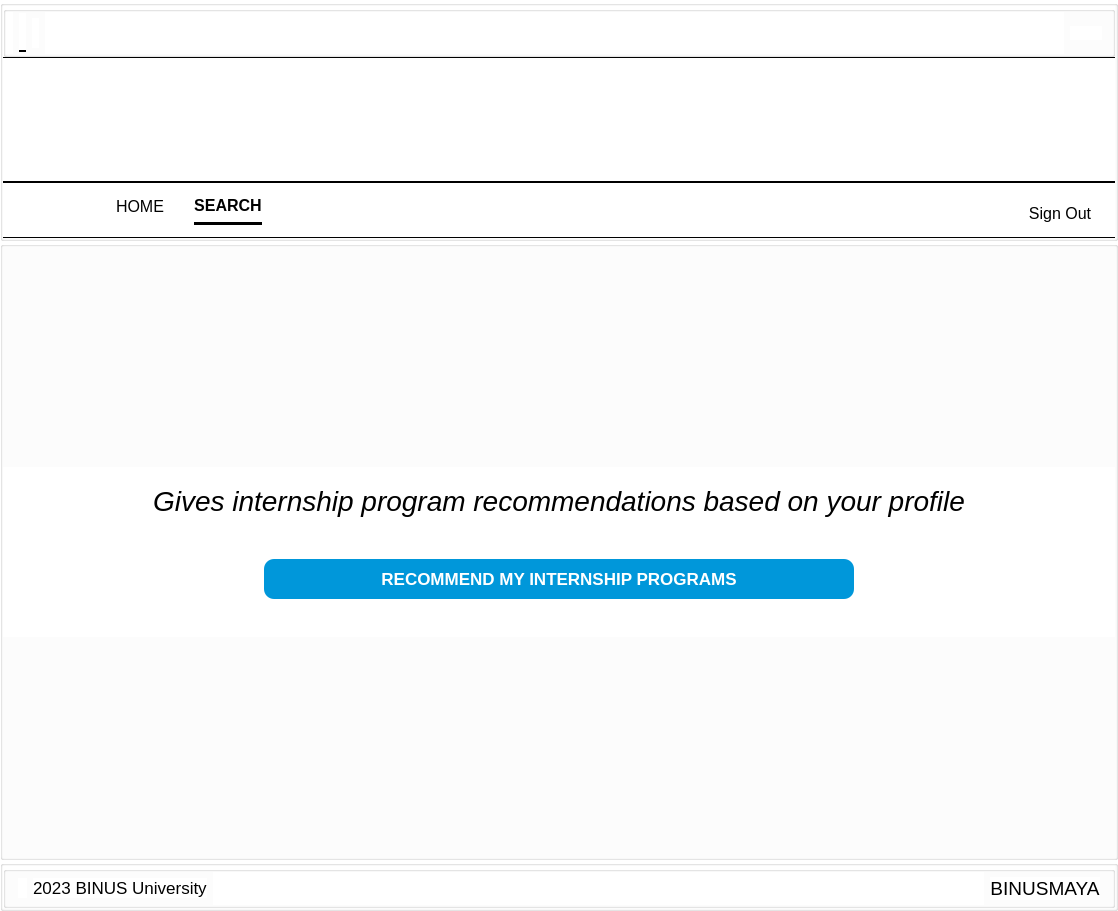
<?xml version="1.0" encoding="UTF-8"?>
<ui version="4.0">
 <class>MainWindow</class>
 <widget class="QMainWindow" name="MainWindow">
  <property name="geometry">
   <rect>
    <x>0</x>
    <y>0</y>
    <width>1118</width>
    <height>911</height>
   </rect>
  </property>
  <property name="sizePolicy">
   <sizepolicy hsizetype="Expanding" vsizetype="Expanding">
    <horstretch>0</horstretch>
    <verstretch>0</verstretch>
   </sizepolicy>
  </property>
  <property name="windowTitle">
   <string>MainWindow</string>
  </property>
  <widget class="QWidget" name="centralwidget">
   <property name="sizePolicy">
    <sizepolicy hsizetype="Expanding" vsizetype="Expanding">
     <horstretch>0</horstretch>
     <verstretch>0</verstretch>
    </sizepolicy>
   </property>
   <layout class="QVBoxLayout" name="verticalLayout">
    <property name="spacing">
     <number>0</number>
    </property>
    <property name="sizeConstraint">
     <enum>QLayout::SetDefaultConstraint</enum>
    </property>
    <property name="leftMargin">
     <number>0</number>
    </property>
    <property name="topMargin">
     <number>0</number>
    </property>
    <property name="rightMargin">
     <number>0</number>
    </property>
    <property name="bottomMargin">
     <number>0</number>
    </property>
    <item>
     <widget class="QGroupBox" name="header">
      <property name="sizePolicy">
       <sizepolicy hsizetype="Expanding" vsizetype="Preferred">
        <horstretch>0</horstretch>
        <verstretch>0</verstretch>
       </sizepolicy>
      </property>
      <property name="maximumSize">
       <size>
        <width>16777215</width>
        <height>241</height>
       </size>
      </property>
      <property name="styleSheet">
       <string notr="true">background-color:white;</string>
      </property>
      <property name="title">
       <string/>
      </property>
      <layout class="QVBoxLayout" name="verticalLayout_3">
       <property name="spacing">
        <number>0</number>
       </property>
       <property name="leftMargin">
        <number>0</number>
       </property>
       <property name="topMargin">
        <number>0</number>
       </property>
       <property name="rightMargin">
        <number>0</number>
       </property>
       <property name="bottomMargin">
        <number>0</number>
       </property>
       <item>
        <layout class="QVBoxLayout" name="headerVLayout">
         <property name="spacing">
          <number>0</number>
         </property>
         <item>
          <widget class="QGroupBox" name="heder1">
           <property name="sizePolicy">
            <sizepolicy hsizetype="Expanding" vsizetype="Preferred">
             <horstretch>0</horstretch>
             <verstretch>0</verstretch>
            </sizepolicy>
           </property>
           <property name="styleSheet">
            <string notr="true">*{
	background-color:white;
	border-bottom: 2px solid black;
}

#BinusLabel{
border:none;
}

#InternLabel{
border:none;
}

#MoreLabel{
border:none;
}

#Profilepng{
border:none;
}</string>
           </property>
           <property name="title">
            <string/>
           </property>
           <layout class="QHBoxLayout" name="horizontalLayout_4">
            <property name="leftMargin">
             <number>0</number>
            </property>
            <property name="topMargin">
             <number>0</number>
            </property>
            <property name="rightMargin">
             <number>10</number>
            </property>
            <property name="bottomMargin">
             <number>0</number>
            </property>
            <item>
             <layout class="QHBoxLayout" name="heder1HLayout">
              <item>
               <widget class="QLabel" name="MoreLabel">
                <property name="maximumSize">
                 <size>
                  <width>50</width>
                  <height>50</height>
                 </size>
                </property>
                <property name="text">
                 <string/>
                </property>
                <property name="pixmap">
                 <pixmap resource="test.qrc">:/logo/aa.jpg</pixmap>
                </property>
                <property name="scaledContents">
                 <bool>true</bool>
                </property>
                <property name="margin">
                 <number>10</number>
                </property>
               </widget>
              </item>
              <item>
               <widget class="QLabel" name="BinusLogo_2">
                <property name="maximumSize">
                 <size>
                  <width>180</width>
                  <height>39</height>
                 </size>
                </property>
                <property name="baseSize">
                 <size>
                  <width>1</width>
                  <height>0</height>
                 </size>
                </property>
                <property name="text">
                 <string/>
                </property>
                <property name="pixmap">
                 <pixmap resource="test.qrc">:/logo/binuslogo.jpg</pixmap>
                </property>
                <property name="scaledContents">
                 <bool>true</bool>
                </property>
               </widget>
              </item>
              <item>
               <widget class="QLabel" name="InternLabel">
                <property name="maximumSize">
                 <size>
                  <width>300</width>
                  <height>30</height>
                 </size>
                </property>
                <property name="text">
                 <string/>
                </property>
                <property name="pixmap">
                 <pixmap resource="test.qrc">:/logo/intern.jpg</pixmap>
                </property>
                <property name="scaledContents">
                 <bool>true</bool>
                </property>
               </widget>
              </item>
             </layout>
            </item>
            <item>
             <widget class="QGroupBox" name="BlenkH1">
              <property name="sizePolicy">
               <sizepolicy hsizetype="Expanding" vsizetype="Expanding">
                <horstretch>0</horstretch>
                <verstretch>0</verstretch>
               </sizepolicy>
              </property>
              <property name="styleSheet">
               <string notr="true">border: none;</string>
              </property>
              <property name="title">
               <string/>
              </property>
             </widget>
            </item>
            <item>
             <widget class="QPushButton" name="ProfButton">
              <property name="sizePolicy">
               <sizepolicy hsizetype="Fixed" vsizetype="Fixed">
                <horstretch>0</horstretch>
                <verstretch>0</verstretch>
               </sizepolicy>
              </property>
              <property name="styleSheet">
               <string notr="true">border:none;</string>
              </property>
              <property name="text">
               <string/>
              </property>
              <property name="icon">
               <iconset resource="test.qrc">
                <normaloff>:/logo/1A.jpg</normaloff>:/logo/1A.jpg</iconset>
              </property>
              <property name="iconSize">
               <size>
                <width>45</width>
                <height>45</height>
               </size>
              </property>
             </widget>
            </item>
           </layout>
          </widget>
         </item>
         <item>
          <widget class="QGroupBox" name="heder2">
           <property name="sizePolicy">
            <sizepolicy hsizetype="Expanding" vsizetype="Preferred">
             <horstretch>0</horstretch>
             <verstretch>0</verstretch>
            </sizepolicy>
           </property>
           <property name="minimumSize">
            <size>
             <width>0</width>
             <height>125</height>
            </size>
           </property>
           <property name="styleSheet">
            <string notr="true">*{
	border-top: 0.5px solid black;
	border-bottom: 0.5px solid black;
}</string>
           </property>
           <property name="title">
            <string/>
           </property>
           <widget class="QLabel" name="BinusGambar">
            <property name="geometry">
             <rect>
              <x>40</x>
              <y>0</y>
              <width>181</width>
              <height>125</height>
             </rect>
            </property>
            <property name="text">
             <string/>
            </property>
            <property name="pixmap">
             <pixmap resource="test.qrc">:/logo/login2.jpg</pixmap>
            </property>
            <property name="scaledContents">
             <bool>true</bool>
            </property>
           </widget>
          </widget>
         </item>
         <item>
          <widget class="QGroupBox" name="heder3">
           <property name="sizePolicy">
            <sizepolicy hsizetype="Expanding" vsizetype="Preferred">
             <horstretch>100</horstretch>
             <verstretch>0</verstretch>
            </sizepolicy>
           </property>
           <property name="maximumSize">
            <size>
             <width>16777215</width>
             <height>56</height>
            </size>
           </property>
           <property name="styleSheet">
            <string notr="true">*{
	border-top: 0.5px solid black;
	border-bottom: 0.5px solid black;
}</string>
           </property>
           <property name="title">
            <string/>
           </property>
           <property name="alignment">
            <set>Qt::AlignRight|Qt::AlignTrailing|Qt::AlignVCenter</set>
           </property>
           <layout class="QHBoxLayout" name="horizontalLayout_2">
            <item>
             <widget class="QGroupBox" name="isiHeder3">
              <property name="sizePolicy">
               <sizepolicy hsizetype="Minimum" vsizetype="Expanding">
                <horstretch>0</horstretch>
                <verstretch>0</verstretch>
               </sizepolicy>
              </property>
              <property name="styleSheet">
               <string notr="true">border:none;</string>
              </property>
              <layout class="QHBoxLayout" name="horizontalLayout" stretch="0,0,0">
               <property name="sizeConstraint">
                <enum>QLayout::SetMaximumSize</enum>
               </property>
               <property name="leftMargin">
                <number>0</number>
               </property>
               <property name="topMargin">
                <number>0</number>
               </property>
               <property name="rightMargin">
                <number>10</number>
               </property>
               <property name="bottomMargin">
                <number>0</number>
               </property>
               <item>
                <widget class="QGroupBox" name="heder3HLayout">
                 <property name="styleSheet">
                  <string notr="true">border:none;
border-color: white;</string>
                 </property>
                 <property name="title">
                  <string/>
                 </property>
                 <property name="alignment">
                  <set>Qt::AlignCenter</set>
                 </property>
                 <layout class="QHBoxLayout" name="horizontalLayout_3">
                  <property name="spacing">
                   <number>30</number>
                  </property>
                  <property name="leftMargin">
                   <number>100</number>
                  </property>
                  <property name="topMargin">
                   <number>0</number>
                  </property>
                  <property name="rightMargin">
                   <number>0</number>
                  </property>
                  <property name="bottomMargin">
                   <number>0</number>
                  </property>
                  <item>
                   <widget class="QPushButton" name="HomeButton">
                    <property name="sizePolicy">
                     <sizepolicy hsizetype="Fixed" vsizetype="Fixed">
                      <horstretch>0</horstretch>
                      <verstretch>0</verstretch>
                     </sizepolicy>
                    </property>
                    <property name="font">
                     <font>
                      <pointsize>12</pointsize>
                     </font>
                    </property>
                    <property name="styleSheet">
                     <string notr="true">border: none;
padding-bottom:10px;</string>
                    </property>
                    <property name="text">
                     <string>HOME</string>
                    </property>
                   </widget>
                  </item>
                  <item>
                   <widget class="QPushButton" name="SearchButton">
                    <property name="sizePolicy">
                     <sizepolicy hsizetype="Preferred" vsizetype="Preferred">
                      <horstretch>0</horstretch>
                      <verstretch>0</verstretch>
                     </sizepolicy>
                    </property>
                    <property name="font">
                     <font>
                      <pointsize>12</pointsize>
                      <weight>75</weight>
                      <bold>true</bold>
                      <underline>false</underline>
                     </font>
                    </property>
                    <property name="styleSheet">
                     <string notr="true">border: none;
border-bottom: 3px solid black;
padding-bottom:10px;</string>
                    </property>
                    <property name="text">
                     <string>SEARCH</string>
                    </property>
                   </widget>
                  </item>
                 </layout>
                </widget>
               </item>
               <item>
                <widget class="QGroupBox" name="BlankH3">
                 <property name="sizePolicy">
                  <sizepolicy hsizetype="Expanding" vsizetype="Preferred">
                   <horstretch>0</horstretch>
                   <verstretch>0</verstretch>
                  </sizepolicy>
                 </property>
                 <property name="minimumSize">
                  <size>
                   <width>0</width>
                   <height>0</height>
                  </size>
                 </property>
                 <property name="maximumSize">
                  <size>
                   <width>16777215</width>
                   <height>30</height>
                  </size>
                 </property>
                 <property name="styleSheet">
                  <string notr="true">border:none;</string>
                 </property>
                 <property name="title">
                  <string/>
                 </property>
                </widget>
               </item>
               <item>
                <widget class="QPushButton" name="SignOutButton">
                 <property name="sizePolicy">
                  <sizepolicy hsizetype="Preferred" vsizetype="Minimum">
                   <horstretch>0</horstretch>
                   <verstretch>0</verstretch>
                  </sizepolicy>
                 </property>
                 <property name="minimumSize">
                  <size>
                   <width>0</width>
                   <height>30</height>
                  </size>
                 </property>
                 <property name="font">
                  <font>
                   <pointsize>12</pointsize>
                  </font>
                 </property>
                 <property name="layoutDirection">
                  <enum>Qt::RightToLeft</enum>
                 </property>
                 <property name="styleSheet">
                  <string notr="true">border:none;</string>
                 </property>
                 <property name="text">
                  <string>Sign Out</string>
                 </property>
                 <property name="icon">
                  <iconset resource="test.qrc">
                   <normaloff>:/logo/log-out.svg</normaloff>:/logo/log-out.svg</iconset>
                 </property>
                 <property name="iconSize">
                  <size>
                   <width>30</width>
                   <height>30</height>
                  </size>
                 </property>
                 <property name="checkable">
                  <bool>false</bool>
                 </property>
                 <property name="checked">
                  <bool>false</bool>
                 </property>
                </widget>
               </item>
              </layout>
             </widget>
            </item>
           </layout>
          </widget>
         </item>
        </layout>
       </item>
      </layout>
     </widget>
    </item>
    <item>
     <widget class="QGroupBox" name="content">
      <property name="sizePolicy">
       <sizepolicy hsizetype="Expanding" vsizetype="Preferred">
        <horstretch>0</horstretch>
        <verstretch>0</verstretch>
       </sizepolicy>
      </property>
      <property name="minimumSize">
       <size>
        <width>0</width>
        <height>0</height>
       </size>
      </property>
      <property name="autoFillBackground">
       <bool>false</bool>
      </property>
      <property name="styleSheet">
       <string notr="true">background-color:white;
</string>
      </property>
      <property name="title">
       <string/>
      </property>
      <property name="alignment">
       <set>Qt::AlignCenter</set>
      </property>
      <layout class="QVBoxLayout" name="verticalLayout_2">
       <property name="spacing">
        <number>0</number>
       </property>
       <property name="leftMargin">
        <number>0</number>
       </property>
       <property name="topMargin">
        <number>0</number>
       </property>
       <property name="rightMargin">
        <number>0</number>
       </property>
       <property name="bottomMargin">
        <number>0</number>
       </property>
       <item>
        <widget class="QGroupBox" name="groupBox_2">
         <property name="sizePolicy">
          <sizepolicy hsizetype="Expanding" vsizetype="Expanding">
           <horstretch>0</horstretch>
           <verstretch>0</verstretch>
          </sizepolicy>
         </property>
         <property name="maximumSize">
          <size>
           <width>16777215</width>
           <height>170</height>
          </size>
         </property>
         <property name="font">
          <font>
           <weight>50</weight>
           <bold>false</bold>
          </font>
         </property>
         <property name="autoFillBackground">
          <bool>false</bool>
         </property>
         <property name="styleSheet">
          <string notr="true">border: none;</string>
         </property>
         <property name="title">
          <string/>
         </property>
         <property name="alignment">
          <set>Qt::AlignCenter</set>
         </property>
         <layout class="QVBoxLayout" name="verticalLayout_4">
          <property name="spacing">
           <number>0</number>
          </property>
          <property name="sizeConstraint">
           <enum>QLayout::SetDefaultConstraint</enum>
          </property>
          <property name="leftMargin">
           <number>0</number>
          </property>
          <property name="topMargin">
           <number>0</number>
          </property>
          <property name="rightMargin">
           <number>0</number>
          </property>
          <property name="bottomMargin">
           <number>0</number>
          </property>
          <item>
           <widget class="QGroupBox" name="groupBox_4">
            <property name="sizePolicy">
             <sizepolicy hsizetype="Expanding" vsizetype="Fixed">
              <horstretch>0</horstretch>
              <verstretch>0</verstretch>
             </sizepolicy>
            </property>
            <property name="minimumSize">
             <size>
              <width>0</width>
              <height>50</height>
             </size>
            </property>
            <property name="styleSheet">
             <string notr="true">border:none;</string>
            </property>
            <property name="title">
             <string/>
            </property>
            <layout class="QHBoxLayout" name="horizontalLayout_7">
             <property name="spacing">
              <number>0</number>
             </property>
             <property name="leftMargin">
              <number>0</number>
             </property>
             <property name="topMargin">
              <number>0</number>
             </property>
             <property name="rightMargin">
              <number>0</number>
             </property>
             <property name="bottomMargin">
              <number>0</number>
             </property>
             <item>
              <widget class="QLabel" name="recLabel">
               <property name="sizePolicy">
                <sizepolicy hsizetype="Expanding" vsizetype="Fixed">
                 <horstretch>0</horstretch>
                 <verstretch>0</verstretch>
                </sizepolicy>
               </property>
               <property name="minimumSize">
                <size>
                 <width>43</width>
                 <height>0</height>
                </size>
               </property>
               <property name="font">
                <font>
                 <family>MS Shell Dlg 2</family>
                 <pointsize>21</pointsize>
                 <weight>50</weight>
                 <italic>true</italic>
                 <bold>false</bold>
                 <underline>false</underline>
                </font>
               </property>
               <property name="styleSheet">
                <string notr="true">border:none;</string>
               </property>
               <property name="text">
                <string>Gives internship program recommendations based on your profile</string>
               </property>
               <property name="textFormat">
                <enum>Qt::AutoText</enum>
               </property>
               <property name="alignment">
                <set>Qt::AlignCenter</set>
               </property>
               <property name="openExternalLinks">
                <bool>false</bool>
               </property>
              </widget>
             </item>
            </layout>
           </widget>
          </item>
          <item>
           <widget class="QGroupBox" name="groupBox_3">
            <property name="sizePolicy">
             <sizepolicy hsizetype="Expanding" vsizetype="Fixed">
              <horstretch>0</horstretch>
              <verstretch>0</verstretch>
             </sizepolicy>
            </property>
            <property name="minimumSize">
             <size>
              <width>0</width>
              <height>100</height>
             </size>
            </property>
            <property name="layoutDirection">
             <enum>Qt::LeftToRight</enum>
            </property>
            <property name="styleSheet">
             <string notr="true">border:none;</string>
            </property>
            <property name="title">
             <string/>
            </property>
            <layout class="QHBoxLayout" name="horizontalLayout_8">
             <property name="spacing">
              <number>0</number>
             </property>
             <property name="leftMargin">
              <number>0</number>
             </property>
             <property name="topMargin">
              <number>0</number>
             </property>
             <property name="rightMargin">
              <number>0</number>
             </property>
             <property name="bottomMargin">
              <number>0</number>
             </property>
             <item>
              <widget class="QPushButton" name="recButton">
               <property name="sizePolicy">
                <sizepolicy hsizetype="Fixed" vsizetype="Fixed">
                 <horstretch>0</horstretch>
                 <verstretch>0</verstretch>
                </sizepolicy>
               </property>
               <property name="minimumSize">
                <size>
                 <width>590</width>
                 <height>40</height>
                </size>
               </property>
               <property name="font">
                <font>
                 <pointsize>13</pointsize>
                 <weight>75</weight>
                 <bold>true</bold>
                </font>
               </property>
               <property name="styleSheet">
                <string notr="true">background-color: #0097DA;
border-width:100vw;
color:white;
border-radius: 10px;
border-color: white;
</string>
               </property>
               <property name="text">
                <string>RECOMMEND MY INTERNSHIP PROGRAMS</string>
               </property>
              </widget>
             </item>
            </layout>
           </widget>
          </item>
         </layout>
        </widget>
       </item>
      </layout>
     </widget>
    </item>
    <item>
     <widget class="QGroupBox" name="footer">
      <property name="sizePolicy">
       <sizepolicy hsizetype="Expanding" vsizetype="Preferred">
        <horstretch>0</horstretch>
        <verstretch>0</verstretch>
       </sizepolicy>
      </property>
      <property name="minimumSize">
       <size>
        <width>0</width>
        <height>0</height>
       </size>
      </property>
      <property name="maximumSize">
       <size>
        <width>16777215</width>
        <height>51</height>
       </size>
      </property>
      <property name="styleSheet">
       <string notr="true">*{
background-color:white;
}</string>
      </property>
      <property name="title">
       <string/>
      </property>
      <layout class="QHBoxLayout" name="horizontalLayout_5">
       <property name="leftMargin">
        <number>0</number>
       </property>
       <property name="topMargin">
        <number>0</number>
       </property>
       <property name="rightMargin">
        <number>0</number>
       </property>
       <property name="bottomMargin">
        <number>0</number>
       </property>
       <item>
        <widget class="QGroupBox" name="isifuter">
         <property name="sizePolicy">
          <sizepolicy hsizetype="Expanding" vsizetype="Preferred">
           <horstretch>0</horstretch>
           <verstretch>0</verstretch>
          </sizepolicy>
         </property>
         <property name="title">
          <string/>
         </property>
         <layout class="QHBoxLayout" name="horizontalLayout_6">
          <property name="leftMargin">
           <number>12</number>
          </property>
          <property name="topMargin">
           <number>0</number>
          </property>
          <property name="rightMargin">
           <number>12</number>
          </property>
          <property name="bottomMargin">
           <number>0</number>
          </property>
          <item>
           <widget class="QLabel" name="copyrightLogo">
            <property name="sizePolicy">
             <sizepolicy hsizetype="Fixed" vsizetype="Fixed">
              <horstretch>0</horstretch>
              <verstretch>0</verstretch>
             </sizepolicy>
            </property>
            <property name="maximumSize">
             <size>
              <width>20</width>
              <height>20</height>
             </size>
            </property>
            <property name="font">
             <font>
              <pointsize>12</pointsize>
             </font>
            </property>
            <property name="text">
             <string/>
            </property>
            <property name="pixmap">
             <pixmap resource="test.qrc">:/logo/copyright.png</pixmap>
            </property>
            <property name="scaledContents">
             <bool>true</bool>
            </property>
           </widget>
          </item>
          <item>
           <widget class="QLabel" name="binusUniversity">
            <property name="sizePolicy">
             <sizepolicy hsizetype="Fixed" vsizetype="Fixed">
              <horstretch>0</horstretch>
              <verstretch>0</verstretch>
             </sizepolicy>
            </property>
            <property name="font">
             <font>
              <pointsize>13</pointsize>
             </font>
            </property>
            <property name="text">
             <string>2023 BINUS University</string>
            </property>
           </widget>
          </item>
          <item>
           <widget class="QGroupBox" name="blenkFuter">
            <property name="sizePolicy">
             <sizepolicy hsizetype="Expanding" vsizetype="Expanding">
              <horstretch>0</horstretch>
              <verstretch>0</verstretch>
             </sizepolicy>
            </property>
            <property name="styleSheet">
             <string notr="true">border:none;</string>
            </property>
            <property name="title">
             <string/>
            </property>
           </widget>
          </item>
          <item>
           <widget class="QLabel" name="binusMaya">
            <property name="sizePolicy">
             <sizepolicy hsizetype="Fixed" vsizetype="Fixed">
              <horstretch>0</horstretch>
              <verstretch>0</verstretch>
             </sizepolicy>
            </property>
            <property name="font">
             <font>
              <pointsize>14</pointsize>
             </font>
            </property>
            <property name="text">
             <string>BINUSMAYA</string>
            </property>
            <property name="alignment">
             <set>Qt::AlignCenter</set>
            </property>
           </widget>
          </item>
         </layout>
        </widget>
       </item>
      </layout>
     </widget>
    </item>
   </layout>
  </widget>
 </widget>
 <resources>
  <include location="test.qrc"/>
 </resources>
 <connections/>
</ui>
